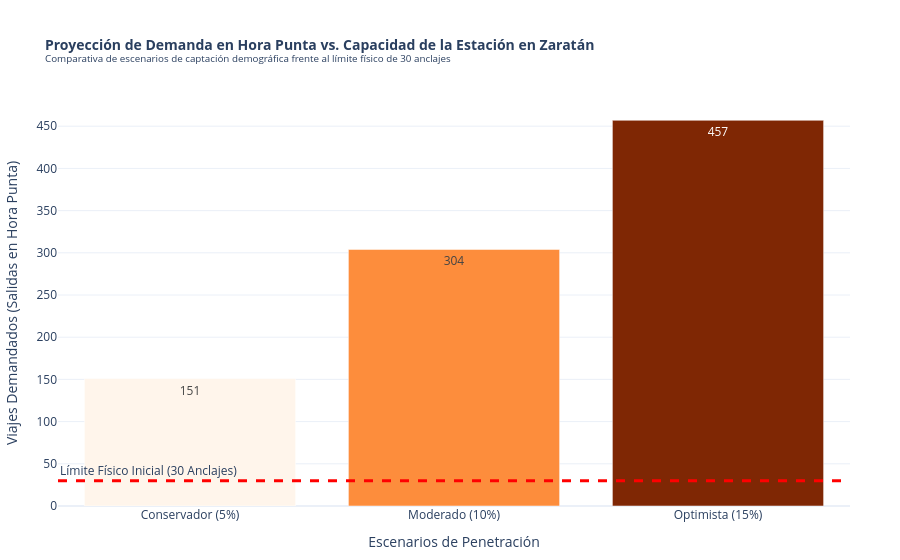

Notebook source saved alongside this figure:
### Markdown cell above
**PROYECCIÓN DE VIAJES Y CAPACIDAD PARA EL MUNICIPIO DE ZARATÁN: DEMANDA DIARIA**
- Objetivo: calcular el número de viajes diarios que esta población puede generar potencialmente, y contrastarlo con la capacidad logística calculada previamente, 30 anclajes. 
- Tres escenarios de penetración de mercado sobre el volumen de usuarios: 4358 personas, con una frecuencia de uso de dos viajes diarios por usuario activo (ida y vuelta).

### Code cell
import pandas as pd
import plotly.express as px

población_objetivo = 4358
viajes_por_usuario = 2
capacidad_estacion_estimada = 30
escenarios_datos = {
    "Escenario": ["Conservador (5%)", "Moderado (10%)", "Optimista (15%)"],
    "Usuarios_Activos": [int(población_objetivo * 0.05), int(población_objetivo * 0.10), int(población_objetivo * 0.15)],
}
df_escenarios = pd.DataFrame(escenarios_datos)

#Proyección de viajes totales generados en el municipio (en día laborable)
df_escenarios["Viajes_Diarios_Totales"] = df_escenarios["Usuarios_Activos"] * viajes_por_usuario
#Asumiendo que la hora punta (mañana) concentra un gran porcentaje de viajes de salida destino Valladolid 
df_escenarios["Demanda_Hora_Punta_Salida"] = (df_escenarios["Viajes_Diarios_Totales"] * 0.35).astype(int)

#Gráfico de barras interactivo: estrés logístico 
fig_estres = px.bar(
    df_escenarios,
    x="Escenario",
    y="Demanda_Hora_Punta_Salida",
    title="<b>Proyección de Demanda en Hora Punta vs. Capacidad de la Estación en Zaratán</b><br><sup>Comparativa de escenarios de captación demográfica frente al límite físico de 30 anclajes</sup>",
    labels={"Demanda_Hora_Punta_Salida": "Viajes Demandados (Salidas en Hora Punta)", "Escenario": "Escenarios de Penetración"},
    color="Demanda_Hora_Punta_Salida",
    color_continuous_scale=px.colors.sequential.Oranges,
    text_auto=True
)
fig_estres.add_hline(
    y=capacidad_estacion_estimada,
    line_dash="dash",
    line_color="red",
    line_width=3,
    annotation_text=f"Límite Físico Inicial ({capacidad_estacion_estimada} Anclajes)",
    annotation_position="top left"
)
fig_estres.update_layout(
    template="plotly_white",
    title_font_size=14,
    coloraxis_showscale=False,
    margin=dict(l=50, r=50, t=100, b=50)
)

fig_estres.show()

### Figure 1 — Plotly figure (JSON) as saved in the notebook; plotly's stock layout.template omitted (floating-point values rounded to 4 significant figures)
{"data": [{"hovertemplate": "Escenarios de Penetración=%{x}<br>Viajes Demandados (Salidas en Hora Punta)=%{marker.color}<extra></extra>", "legendgroup": "", "marker": {"color": [151, 304, 457], "coloraxis": "coloraxis", "pattern": {"shape": ""}}, "name": "", "orientation": "v", "showlegend": false, "textposition": "auto", "texttemplate": "%{y}", "type": "bar", "x": ["Conservador (5%)", "Moderado (10%)", "Optimista (15%)"], "xaxis": "x", "y": [151, 304, 457], "yaxis": "y"}], "layout": {"annotations": [{"showarrow": false, "text": "Límite Físico Inicial (30 Anclajes)", "x": 0, "xanchor": "left", "xref": "x domain", "y": 30, "yanchor": "bottom", "yref": "y"}], "barmode": "relative", "coloraxis": {"autocolorscale": false, "colorbar": {"title": {"text": "Viajes Demandados (Salidas en Hora Punta)"}}, "colorscale": [[0, "rgb(255,245,235)"], [0.125, "rgb(254,230,206)"], [0.25, "rgb(253,208,162)"], [0.375, "rgb(253,174,107)"], [0.5, "rgb(253,141,60)"], [0.625, "rgb(241,105,19)"], [0.75, "rgb(217,72,1)"], [0.875, "rgb(166,54,3)"], [1, "rgb(127,39,4)"]], "showscale": false}, "legend": {"tracegroupgap": 0}, "margin": {"b": 50, "l": 50, "r": 50, "t": 100}, "shapes": [{"line": {"color": "red", "dash": "dash", "width": 3}, "type": "line", "x0": 0, "x1": 1, "xref": "x domain", "y0": 30, "y1": 30, "yref": "y"}], "title": {"font": {"size": 14}, "text": "<b>Proyección de Demanda en Hora Punta vs. Capacidad de la Estación en Zaratán</b><br><sup>Comparativa de escenarios de captación demográfica frente al límite físico de 30 anclajes</sup>"}, "xaxis": {"anchor": "y", "domain": [0, 1], "title": {"text": "Escenarios de Penetración"}}, "yaxis": {"anchor": "x", "domain": [0, 1], "title": {"text": "Viajes Demandados (Salidas en Hora Punta)"}}}}
